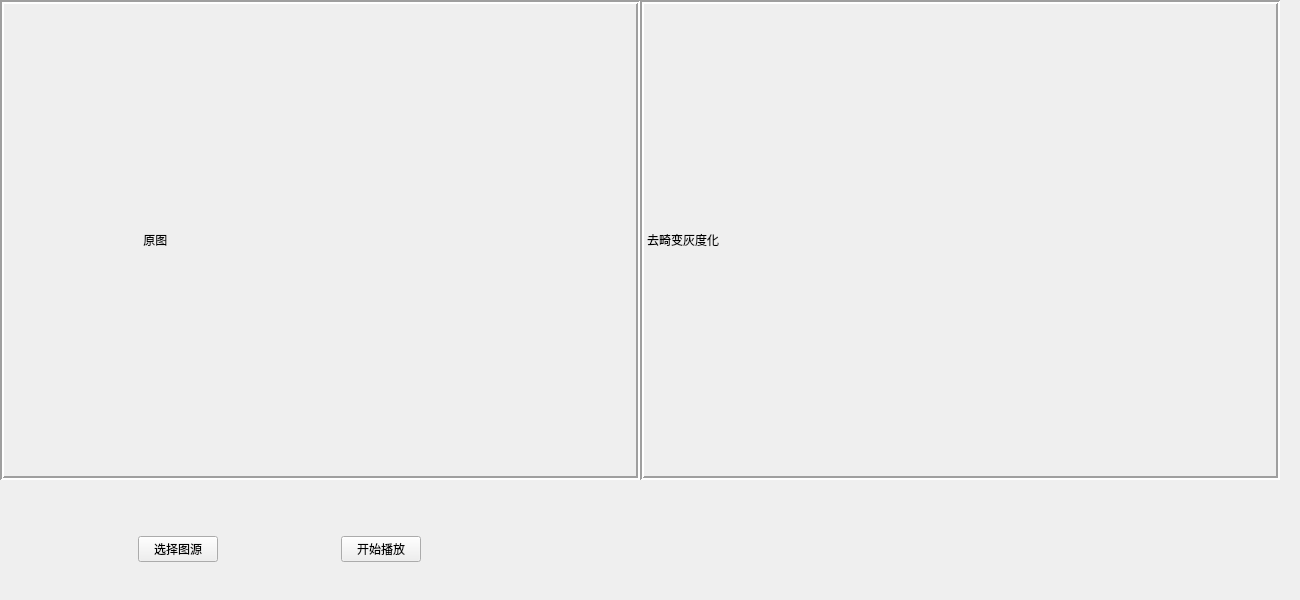
<?xml version="1.0" encoding="UTF-8"?>
<ui version="4.0">
 <class>Hello</class>
 <widget class="QMainWindow" name="Hello">
  <property name="geometry">
   <rect>
    <x>0</x>
    <y>0</y>
    <width>1300</width>
    <height>600</height>
   </rect>
  </property>
  <property name="sizePolicy">
   <sizepolicy hsizetype="Preferred" vsizetype="Preferred">
    <horstretch>0</horstretch>
    <verstretch>0</verstretch>
   </sizepolicy>
  </property>
  <property name="windowTitle">
   <string>Hello</string>
  </property>
  <widget class="QWidget" name="centralWidget">
   <widget class="QLabel" name="originPic">
    <property name="geometry">
     <rect>
      <x>0</x>
      <y>0</y>
      <width>640</width>
      <height>480</height>
     </rect>
    </property>
    <property name="frameShape">
     <enum>QFrame::Box</enum>
    </property>
    <property name="frameShadow">
     <enum>QFrame::Sunken</enum>
    </property>
    <property name="lineWidth">
     <number>2</number>
    </property>
    <property name="text">
     <string>                                         原图</string>
    </property>
    <property name="textFormat">
     <enum>Qt::PlainText</enum>
    </property>
   </widget>
   <widget class="QWidget" name="horizontalLayoutWidget">
    <property name="geometry">
     <rect>
      <x>10</x>
      <y>510</y>
      <width>539</width>
      <height>78</height>
     </rect>
    </property>
    <layout class="QHBoxLayout" name="horizontalLayout">
     <item>
      <widget class="QPushButton" name="selectSrc">
       <property name="sizePolicy">
        <sizepolicy hsizetype="Fixed" vsizetype="Fixed">
         <horstretch>0</horstretch>
         <verstretch>0</verstretch>
        </sizepolicy>
       </property>
       <property name="text">
        <string>选择图源</string>
       </property>
      </widget>
     </item>
     <item>
      <widget class="QPushButton" name="control">
       <property name="sizePolicy">
        <sizepolicy hsizetype="Fixed" vsizetype="Fixed">
         <horstretch>0</horstretch>
         <verstretch>0</verstretch>
        </sizepolicy>
       </property>
       <property name="text">
        <string>开始播放</string>
       </property>
      </widget>
     </item>
    </layout>
   </widget>
   <widget class="QLabel" name="processedImg">
    <property name="geometry">
     <rect>
      <x>640</x>
      <y>0</y>
      <width>640</width>
      <height>480</height>
     </rect>
    </property>
    <property name="styleSheet">
     <string notr="true"/>
    </property>
    <property name="frameShape">
     <enum>QFrame::Box</enum>
    </property>
    <property name="frameShadow">
     <enum>QFrame::Sunken</enum>
    </property>
    <property name="lineWidth">
     <number>2</number>
    </property>
    <property name="text">
     <string>去畸变灰度化</string>
    </property>
   </widget>
  </widget>
  <action name="actionOpen_diag">
   <property name="text">
    <string>open diag</string>
   </property>
  </action>
  <action name="actionXuanze">
   <property name="text">
    <string>新建</string>
   </property>
  </action>
 </widget>
 <layoutdefault spacing="6" margin="11"/>
 <resources/>
 <connections/>
</ui>
